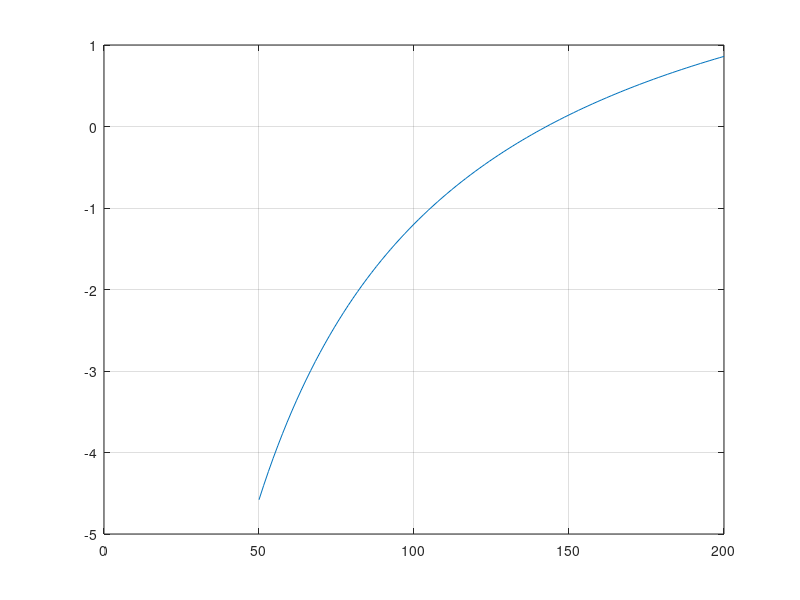

MATLAB code for this plot:
clc,clf,clear
cd=0.25; g=9.81; v=36; t=4;
mp=linspace(50,200);
fp=sqrt(g*mp/cd).*tanh(sqrt(g*cd./mp)*t)-v;
plot(mp,fp),grid